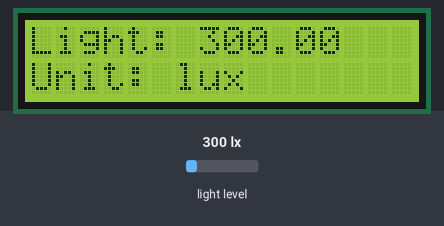
A sketch run on a simulated Arduino Uno, built with avr-gcc and run on an emulated ATmega328P. On the bench: 16×2 character LCD. The test bench sets the inputs (shaded band); at power-on: light level 300 lx. What the sketch prints to the serial monitor is not drawn.

Above: at 2.2 s.
2.3 s: light level set to 40 lx
At 3.0 s:
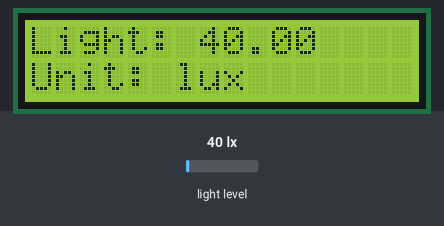
4.0 s: light level set to 500 lx
At 4.6 s:
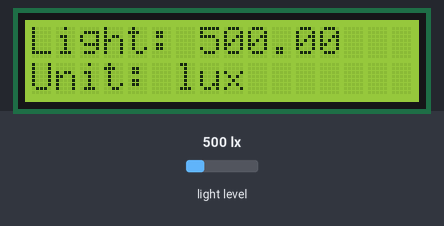
5.6 s: light level set to 1000 lx
At 6.4 s:
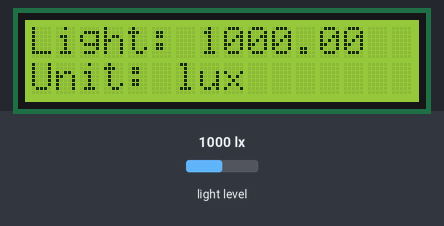
Timing chart, 0 to 8.6 s (numbered marks = the images above; inputs shaded):
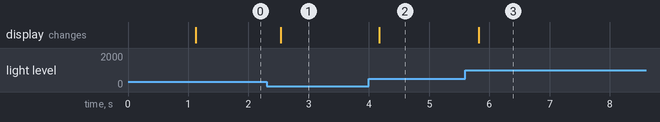

The sketch:

lesson-15_LCD1602.ino
```cpp
/******************* LCD1602 + BH1750 *******************/
#include "Adafruit_LiquidCrystal.h"  // LCD I2C library
#include <BH1750.h>                  // Light sensor library
#include <Wire.h>                    // I2C communication

Adafruit_LiquidCrystal lcd(0);       // LCD (I2C address handled by library)
BH1750 lightMeter(0x5c);             // BH1750 light sensor address 0x5C

float lux = 0;                       // Light intensity value

void setup() {
  Serial.begin(115200);   // Serial for debugging
  Wire.begin();           // Start I2C bus

  /************* LCD Initialization *************/
  while (!lcd.begin(16, 2)) {        // Initialize LCD (16x2)
    Serial.println("LCD init failed! Check wiring.");
    delay(50);
  }
  Serial.println("LCD initialized.");
  lcd.setBacklight(1);               // Turn on LCD backlight
  lcd.clear();

  /************* BH1750 Initialization *************/
  if (lightMeter.begin(BH1750::CONTINUOUS_HIGH_RES_MODE, 0x5c, &Wire)) {
    Serial.println("BH1750 init success!");
  } else {
    Serial.println("Error initializing BH1750.");
    lcd.setCursor(0, 0);
    lcd.print("BH1750 ERROR!");
    while (1); // Stop program if sensor fails
  }

  lcd.setCursor(0, 0);
  lcd.print("Light Sensor OK");
  delay(1000);
  lcd.clear();
}

void loop() {
  if (lightMeter.measurementReady(true)) {
    lux = lightMeter.readLightLevel();   // Read light intensity

    /************* Serial port output *************/
    Serial.print("Light: ");
    Serial.print(lux);
    Serial.println(" lx");

    /************* LCD output *************/
    lcd.setCursor(0, 0);
    lcd.print("Light:        ");   // Clear old characters
    lcd.setCursor(7, 0);
    lcd.print(lux);

    lcd.setCursor(0, 1);
    lcd.print("Unit: lux     ");

    delay(200); // Prevent screen flickering
  }
}
```

Measured:
- after the input at 2.3 s, the display: changes after 0.23 s (image 1)
- after the input at 4.0 s, the display: changes after 0.17 s (image 2)
- after the input at 5.6 s, the display: changes after 0.22 s (image 3)
